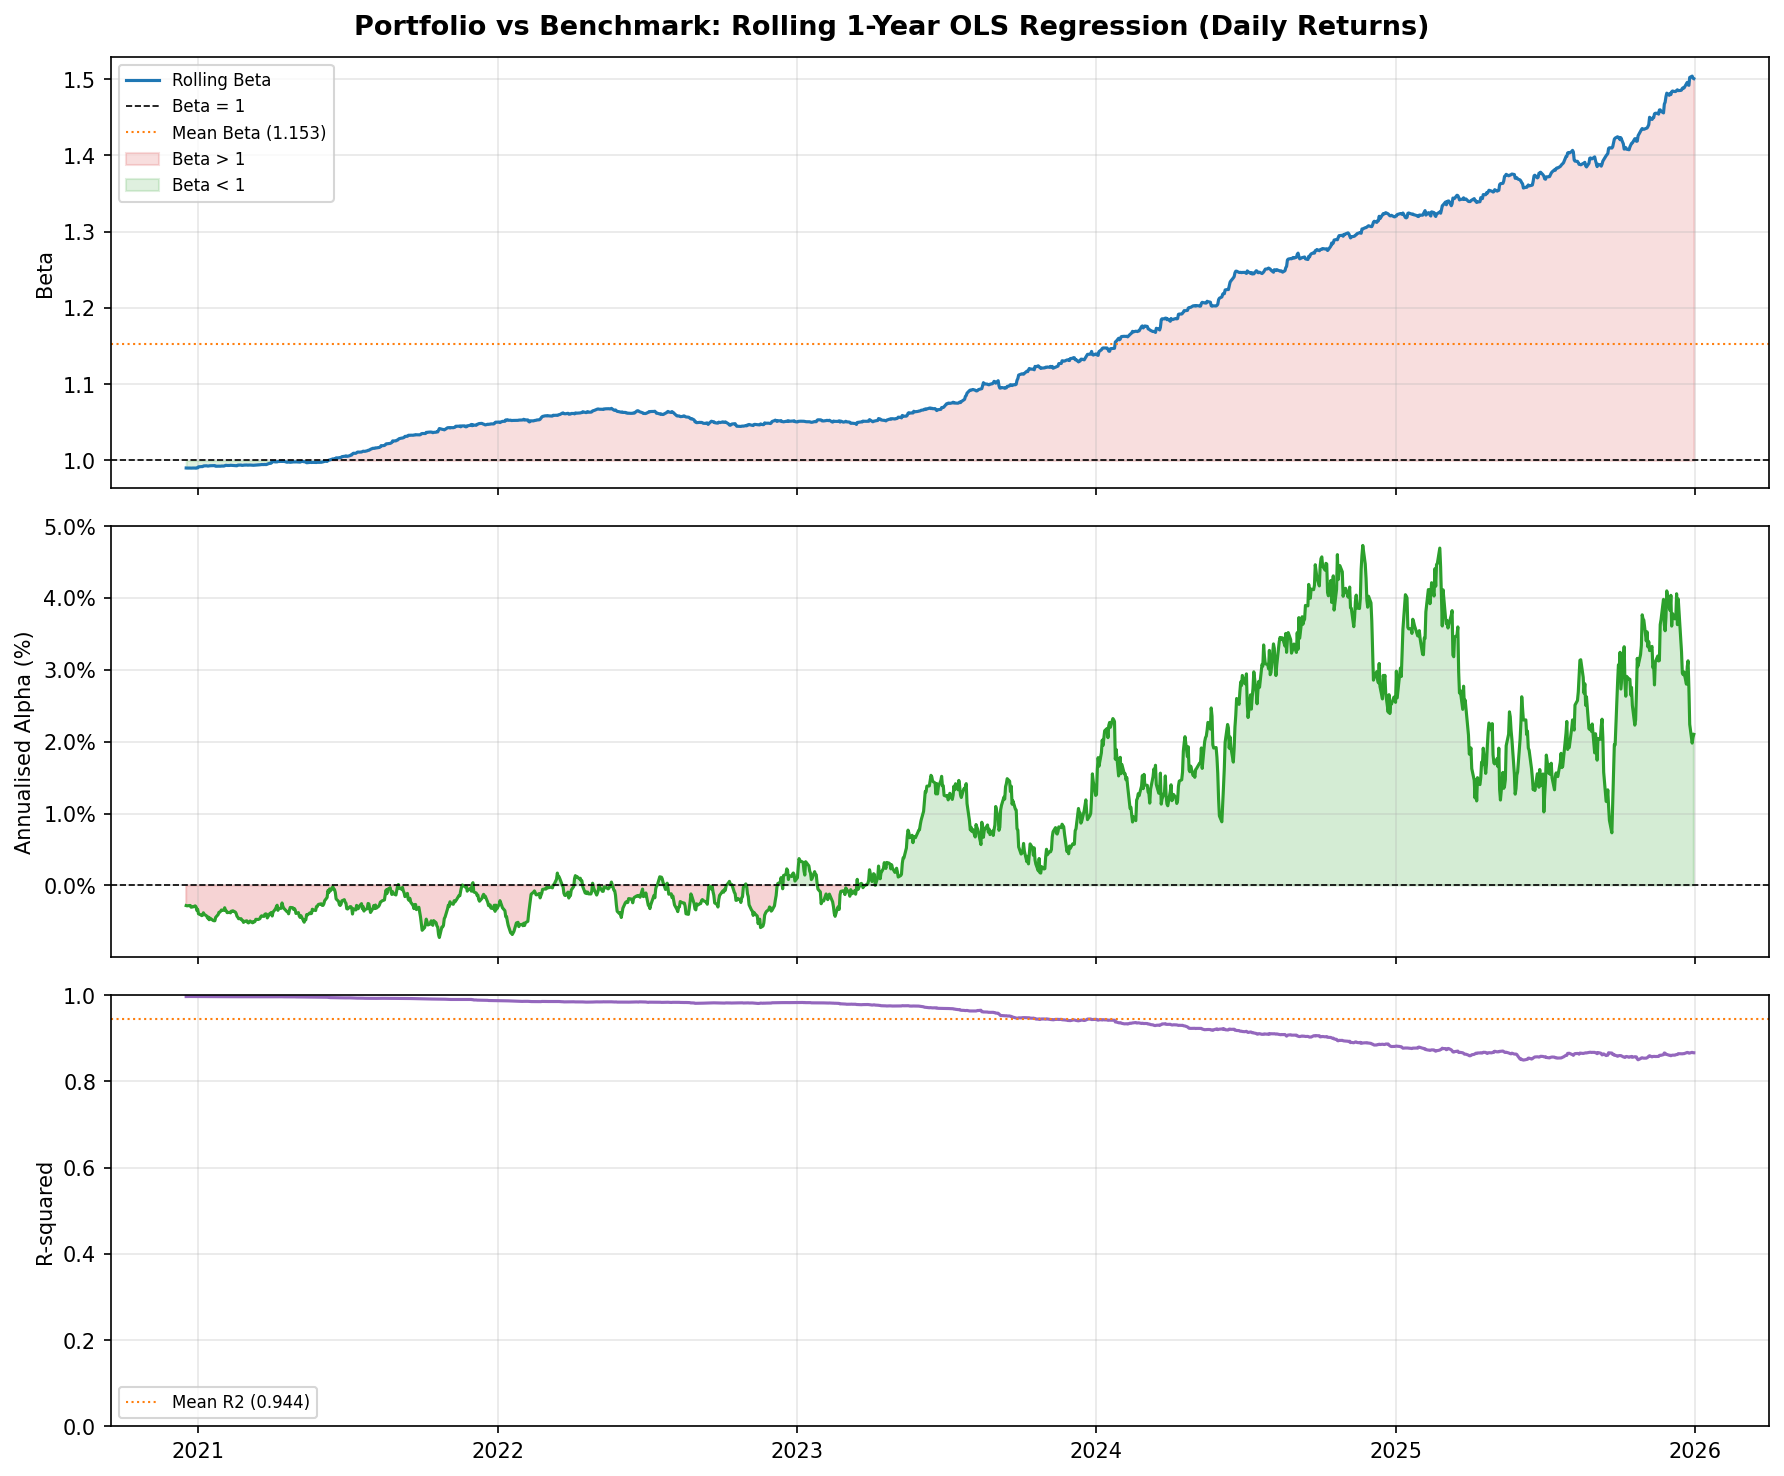

This chart was generated by the following Python code:
# -*- coding: utf-8 -*-
"""
portfolio_beta.py
-----------------
Computes rolling 1-year (252-day) OLS beta of the portfolio against
the blended benchmark using daily returns, then plots beta over time.

Input  : ../aggregate_portfolio_returns.csv
Output : portfolio_beta.png (same folder as this script)
"""

import pandas as pd
import numpy as np
import matplotlib.pyplot as plt
import matplotlib.dates as mdates
from pathlib import Path

ROOT    = Path(__file__).parent.parent
OUTPUT  = Path(__file__).parent / "portfolio_beta.png"
WINDOW  = 252   # 1 trading year

# ── Load ──────────────────────────────────────────────────────────────────────
df = (
    pd.read_csv(ROOT / "aggregate_portfolio_returns.csv", parse_dates=["date"])
    .set_index("date")
    .sort_index()
)

y = df["portfolio_return"].values   # dependent
x = df["benchmark_return"].values   # independent
dates = df.index
T = len(y)

# ── Rolling OLS beta ──────────────────────────────────────────────────────────
# beta = cov(y,x) / var(x)  over the rolling window
betas  = np.full(T, np.nan)
alphas = np.full(T, np.nan)
r2s    = np.full(T, np.nan)

for t in range(WINDOW - 1, T):
    y_w = y[t - WINDOW + 1 : t + 1]
    x_w = x[t - WINDOW + 1 : t + 1]

    x_dm = x_w - x_w.mean()
    y_dm = y_w - y_w.mean()

    var_x = (x_dm ** 2).mean()
    if var_x == 0:
        continue

    beta  = (x_dm * y_dm).mean() / var_x
    alpha = y_w.mean() - beta * x_w.mean()

    y_hat = alpha + beta * x_w
    ss_res = ((y_w - y_hat) ** 2).sum()
    ss_tot = ((y_w - y_w.mean()) ** 2).sum()
    r2 = 1 - ss_res / ss_tot if ss_tot > 0 else np.nan

    betas[t]  = beta
    alphas[t] = alpha * 252          # annualise alpha
    r2s[t]    = r2

valid = ~np.isnan(betas)

# ── Plot ──────────────────────────────────────────────────────────────────────
fig, axes = plt.subplots(3, 1, figsize=(12, 10), sharex=True)
fig.suptitle(
    "Portfolio vs Benchmark: Rolling 1-Year OLS Regression (Daily Returns)",
    fontsize=13, fontweight="bold"
)

# --- Beta ---
ax = axes[0]
ax.plot(dates[valid], betas[valid], color="#1f77b4", linewidth=1.5, label="Rolling Beta")
ax.axhline(1.0, color="black",  linewidth=0.8, linestyle="--", label="Beta = 1")
ax.axhline(np.nanmean(betas), color="#ff7f0e", linewidth=1.0,
           linestyle=":", label=f"Mean Beta ({np.nanmean(betas):.3f})")
ax.fill_between(dates[valid], betas[valid], 1.0,
                where=betas[valid] > 1.0, alpha=0.15, color="#d62728", label="Beta > 1")
ax.fill_between(dates[valid], betas[valid], 1.0,
                where=betas[valid] < 1.0, alpha=0.15, color="#2ca02c", label="Beta < 1")
ax.set_ylabel("Beta")
ax.legend(fontsize=8, loc="upper left")
ax.grid(True, alpha=0.3)

# --- Annualised Alpha ---
ax = axes[1]
ax.plot(dates[valid], alphas[valid] * 100, color="#2ca02c", linewidth=1.5)
ax.axhline(0, color="black", linewidth=0.8, linestyle="--")
ax.fill_between(dates[valid], alphas[valid] * 100, 0,
                where=alphas[valid] >= 0, alpha=0.2, color="#2ca02c")
ax.fill_between(dates[valid], alphas[valid] * 100, 0,
                where=alphas[valid] < 0,  alpha=0.2, color="#d62728")
ax.set_ylabel("Annualised Alpha (%)")
ax.yaxis.set_major_formatter(plt.FuncFormatter(lambda v, _: f"{v:.1f}%"))
ax.grid(True, alpha=0.3)

# --- R-squared ---
ax = axes[2]
ax.plot(dates[valid], r2s[valid], color="#9467bd", linewidth=1.5)
ax.axhline(np.nanmean(r2s), color="#ff7f0e", linewidth=1.0,
           linestyle=":", label=f"Mean R2 ({np.nanmean(r2s):.3f})")
ax.set_ylabel("R-squared")
ax.set_ylim(0, 1)
ax.legend(fontsize=8)
ax.grid(True, alpha=0.3)
ax.xaxis.set_major_formatter(mdates.DateFormatter("%Y"))
ax.xaxis.set_major_locator(mdates.YearLocator())

fig.autofmt_xdate(rotation=0, ha="center")
plt.tight_layout()
plt.savefig(OUTPUT, dpi=150, bbox_inches="tight")
print(f"Saved -> {OUTPUT}")

# ── Summary ───────────────────────────────────────────────────────────────────
print(f"\n-- Rolling Beta Summary (window={WINDOW}d) --")
print(f"  Mean beta   : {np.nanmean(betas):.4f}")
print(f"  Std beta    : {np.nanstd(betas):.4f}")
print(f"  Min beta    : {np.nanmin(betas):.4f}  ({dates[np.nanargmin(betas)].date()})")
print(f"  Max beta    : {np.nanmax(betas):.4f}  ({dates[np.nanargmax(betas)].date()})")
print(f"  Mean R2     : {np.nanmean(r2s):.4f}")
print(f"  Mean ann. alpha : {np.nanmean(alphas)*100:.2f}%")
